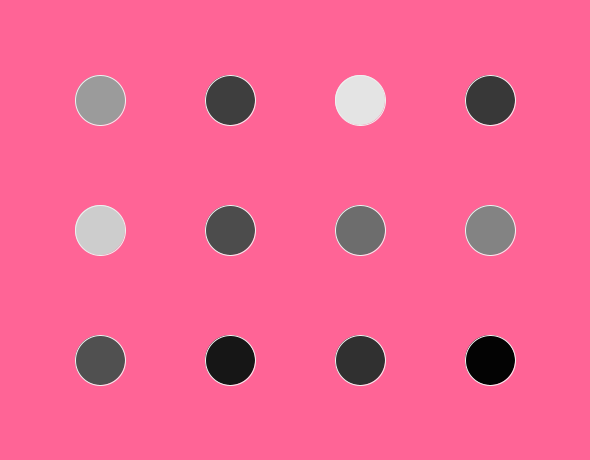
Frame 1 (no input)
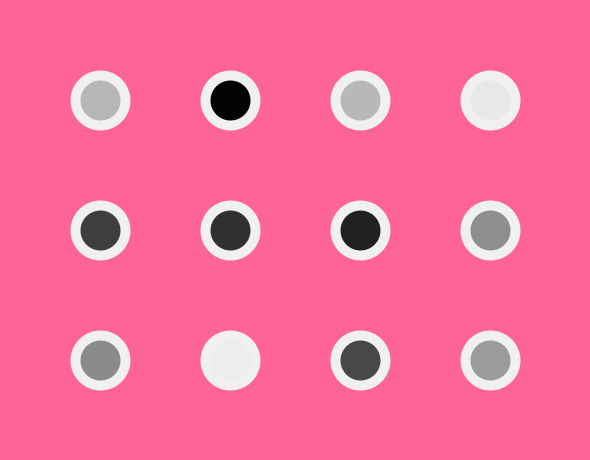
Frame 60 (the mouse pressed at the canvas centre just before this capture)
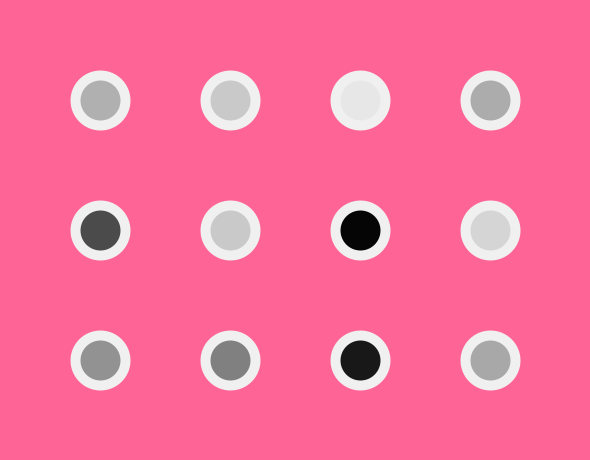
Frame 120 (the mouse held since frame 60 and released just before this capture)

The Processing sketch that drew these frames (run headless with seeded random() and noise(); from frame 60 on, the mouse is pressed at the canvas centre):

// Processing sketch: processing_159540
// ── processing_159540.pde

float x = 0.0;
int myCount;

void setup(){
  size(590,460);
  background(255,100,150); 
  ellipseMode(CENTER); 
   
  myCount = 0;
}
 
void draw() { 
   
   if (mousePressed) {
   background(255,100,150);

   myCount = 0;  
}
 
  frameRate(40);
  background (255,100,150);
  
  stroke(240); 
  fill(random(240));
  ellipse (100,100,50,50); 
  
  stroke(240);
  fill(random(240));
  ellipse(230,100,50,50);
  
  stroke(240);
  fill(random(240));
  ellipse(360,100,50,50);
  
  stroke(240);
  fill(random(240));
  ellipse(490,100,50,50);
  
  stroke(240);
  fill(random(240));
  ellipse(100,230,50,50);
  
  stroke(240);
  fill(random(240));
  ellipse(230,230,50,50);
  
  stroke(240);
  fill(random(240));
  ellipse(360,230,50,50);
  
  stroke(240);
  fill(random(240));
  ellipse(490,230,50,50);
  
  stroke(240);
  fill(random(240));
  ellipse(100,360,50,50);
  
  stroke(240);
  fill(random(240));
  ellipse(230,360,50,50);
  
  stroke(240);
  fill(random(240));
  ellipse(360,360,50,50);
  
  stroke(240);
  fill(random(240));
  ellipse(490,360,50,50);
  
  stroke(255);
  strokeWeight(10);
  
  if(x < 250) 
  {
     x += 2; 
  }
  else
  {
     x = 0;
  }
  
}
